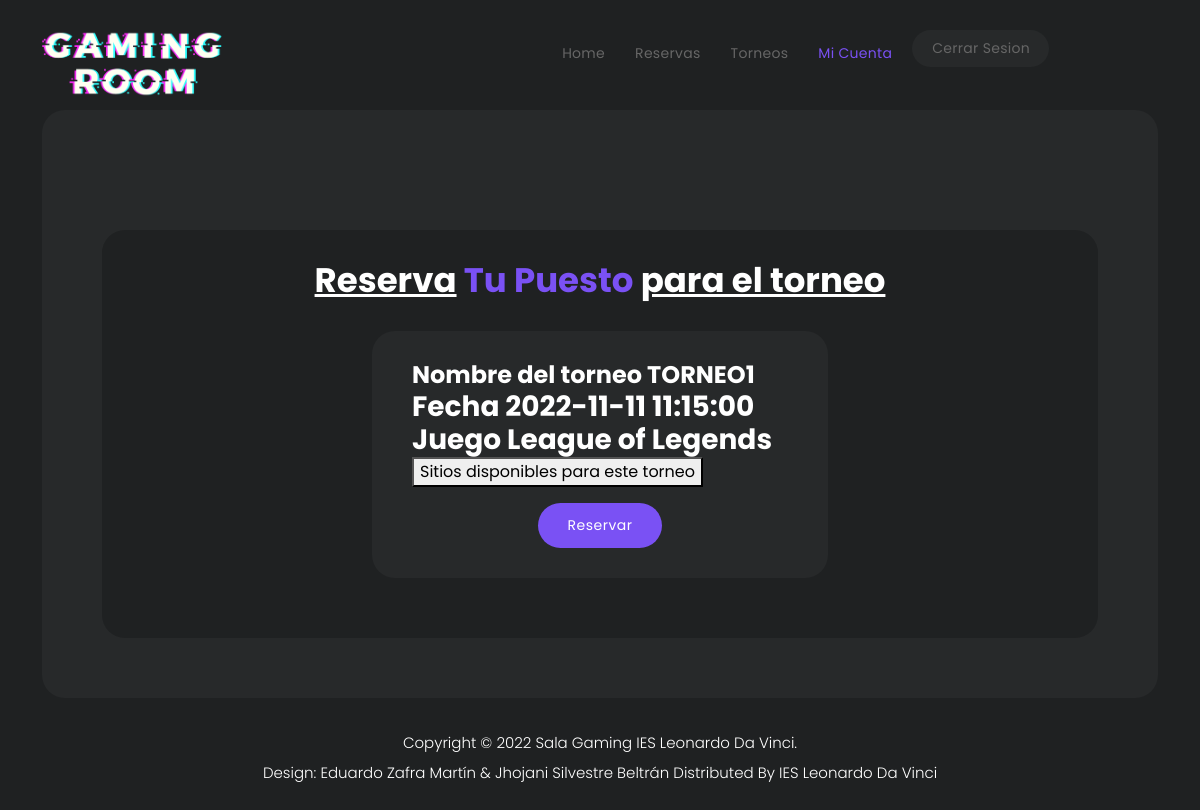
/controllers/inscription_controller.php?id=1 (signed in), run on an earlier commit of the app's database.
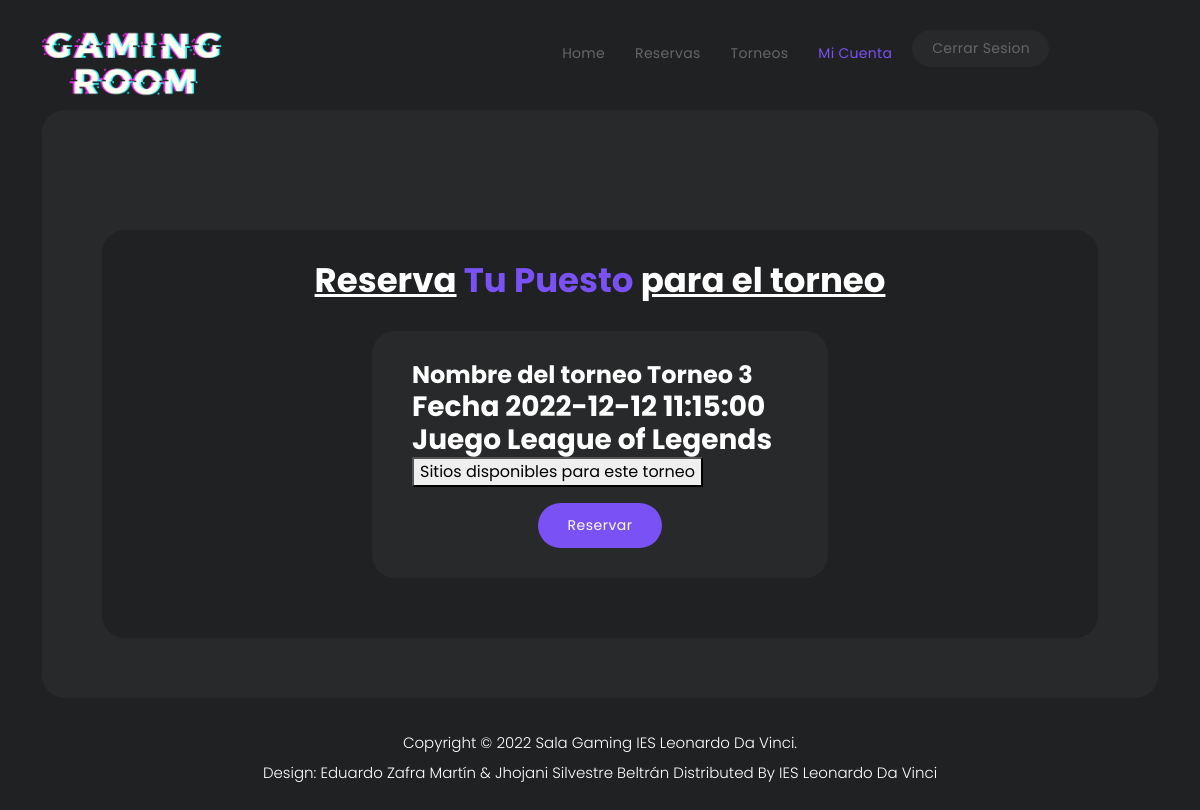
And on a later commit of the database.
### tables this page shows
CREATE TABLE IF NOT EXISTS `tournaments` (
  `id_tournament` int(11) NOT NULL AUTO_INCREMENT,
  `name` varchar(100) NOT NULL,
  `date` datetime NOT NULL,
  `id_game` int(11) NOT NULL,
  `active` tinyint(1) NOT NULL DEFAULT '1',
  PRIMARY KEY (`id_tournament`),
  KEY `tournaments_FK_1` (`id_game`)
);

CREATE TABLE IF NOT EXISTS `games` (
  `id_game` int(11) NOT NULL AUTO_INCREMENT,
  `name` varchar(100) NOT NULL,
  PRIMARY KEY (`id_game`)
);

### controllers/inscription_controller.php (called while the page is built, shortened)
<?php
$conn = generarConexion();
require_once '../models/crudTournament_model.php';
if (isset($_GET['id']) && $_GET['id'] != "") {
    $id = $_GET['id'];
    $respuesta = obtenerTorneoInscripcion($conn, $id);
    if ($respuesta->rowCount() > 0) {
        $resultado = $respuesta->fetch(PDO::FETCH_ASSOC);
        $name = $resultado["nametourn"];
        $gameName =  $resultado["name"];
        $date =  $resultado["date"];
    }
}
require_once("../views/inscription_view.php");

### models/crudTournament_model.php (called while the page is built, shortened)
<?php
function obtenerTorneoInscripcion($conn, $id){
    try {
        $stmt = $conn->prepare("SELECT id_tournament,tournaments.name AS nametourn,date, games.name FROM tournaments,games
            WHERE tournaments.id_game = games.id_game AND id_tournament = $id ");
        $stmt->execute();
        return $stmt;
    }
    catch(PDOException $e) {
        echo "Error: " . $e->getMessage();
    }
}
?>

### views/inscription_view.php (the view, shortened to what this page needs)
<!DOCTYPE html>
<html lang="en">
<head>
    <link href="../css/bootstrap.min.css" rel="stylesheet">
    <link rel="stylesheet" href="../css/web_style.css">
    <link rel="stylesheet" href="../css/booking_style.css">
</head>
<body>
  <header class="header-area header-sticky">
    <div class="container">
      <div class="row">
        <div class="col-12">
          <nav class="main-nav">
            <a href="welcome_controller.php" class="logo">
              <img src="../img/gamin-room-logo-purple.png" alt="">
            </a>
            <ul class="nav">
              <li><a href="welcome_controller.php">Home</a></li>
              <li><a href="../controllers/booking_controller.php">Reservas</a></li>
              <li><a href="../controllers/userTournament_controller.php">Torneos</a></li>
              <li><a href="profile_controller.php" class="active">Mi cuenta</a></li>
              <li><a href="../views/logout_view.php">Cerrar sesion <img src="../img/profile-header.jpg" alt=""></a></li>
            </ul>
          </nav>
        </div>
      </div>
    </div>
  </header>
    <div class="container">
        <div class="row">
            <div class="col-lg-12">
                <div class="page-content">
                    <div class="booking-area">
                        <div class="row">
                            <div class="col-lg-12">
                                <div class="heading-section text-center">
                                    <h4><em>Reserva</em> Tu Puesto <em>para el torneo</em></h4>
                                </div>
                                <div class="row justify-content-center">
                                    <div class="col-lg-6 col-sm-10">
                                        <div class="item-content">
                                            <form action="<?php echo htmlspecialchars($_SERVER["PHP_SELF"]); ?>" method="post">
                                            <h4>Nombre del torneo <?php echo $name ; ?> </h4>
                                            <h3>Fecha <?php echo $date ; ?> </h3>
                                            <h3>Juego <?php echo $gameName ; ?> </h3>
                                                <button name="disponibilidad" type="submit" class="">Sitios disponibles para este torneo</button>
                                                <div class="form-button mt-3 d-flex justify-content-center">
                                                    <button name="submit" type="submit" class="btn-form">Reservar</button>
                                                </div>
                                            </form>
                                        </div>
                                    </div>
                                </div>
                            </div>
                        </div>
                    </div>
                </div>
            </div>
        </div>
    </div>
    <footer>
        <div class="container">
            <div class="row">
                <div class="col-lg-12">
                    <p>Copyright © 2022 Sala Gaming IES Leonardo Da Vinci.
                        <br>Design: Eduardo Zafra Martín & Jhojani Silvestre Beltrán Distributed By <a href="https://www.ifpleonardo.com" target="_blank">IES Leonardo Da Vinci</a>
                    </p>
                </div>
            </div>
        </div>
    </footer>
</body>
</html>

What changed in the data, as far as the page shows it:
changed tournaments "League of Legends": name "TORNEO1" → "Torneo 3"; date "2022-11-11 11:15:00" → "2022-12-12 11:15:00"
